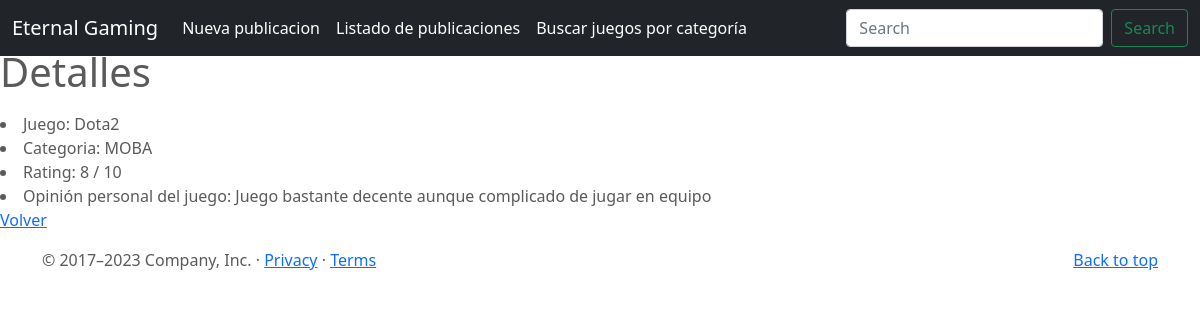
Screenshot of /juegos/3/detail with the database file from the repository.
### entrega_final_app/models.py (models this page shows, shortened)
class Juegos(models.Model):
    nombre = models.CharField(max_length=50)
    tipo = models.CharField(max_length=50)
    rating = models.CharField(max_length=2)
    categoria = models.CharField(max_length=50)
    opinion = models.TextField(max_length=500)

### entrega_final_app/views.py (the view)
# urls.py: path('juegos/<pk>/detail',JuegosDetail.as_view(), name = "juegos-detail"),
class JuegosDetail (DetailView):
    model = Juegos

### entrega_final_app/templates/entrega_final_app/juegos_detail.html (shortened to what this page needs)
{% extends 'entrega_final_app/base.html' %}
{% block titulo %} Detalles {%endblock%}
{%block listado%}
<p>
    <li> Juego: {{object.nombre}} </li>
    <li> Categoria: {{object.categoria}} </li>
    <li> Rating: {{object.rating}} / 10 </li>
    <li> Opinión personal del juego: {{object.opinion}} </li>
    <a href="{% url 'juegos' %}"> Volver </a>
</p>
{% endblock %}

### entrega_final_app/static/entrega_final_app/css/juegos.css (style rules this page uses)
body { padding-top: 3rem; padding-bottom: 3rem; color: #5a5a5a; }

### rows the page displays
Juegos: nombre "Dota2", categoria "MOBA", rating "8", opinion "Juego bastante decente aunque complicado de jugar en equipo"
